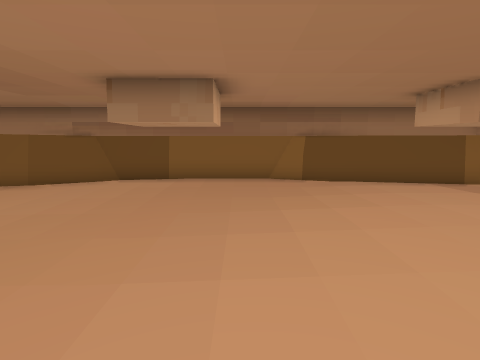
[1] (above)

16 first-person views from a walk through a 3-D level made in the Godot game engine. The camera is 1.3 m above the floor, tilts 8° down and sees 80° across. The floor is counted in squares, 1 m on a side. Each view is taken from the middle of a square. On the plan, view 1 faces up. The plan holds only what a view shows up to about 13 squares ahead; the rest is blank. The place goes on beyond the plan.

[2]
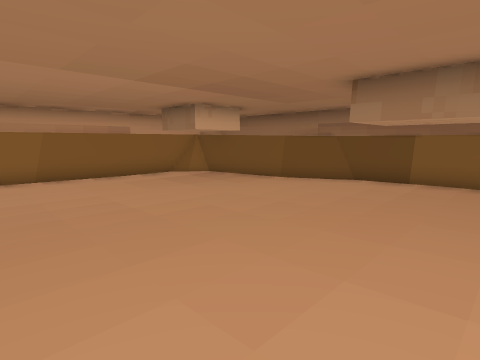

[3]
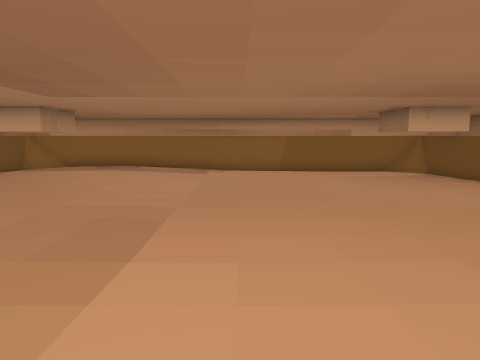

[4]
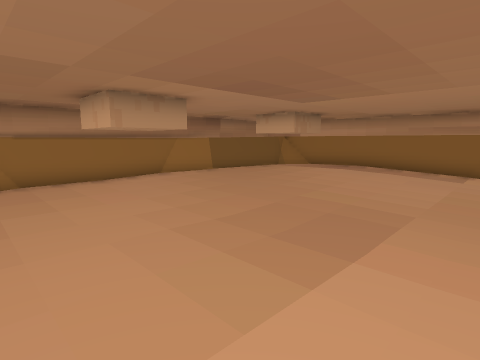

[5]
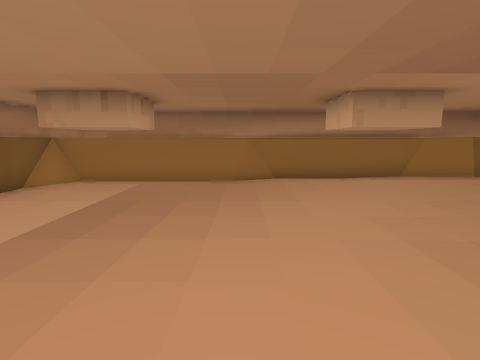

[6]
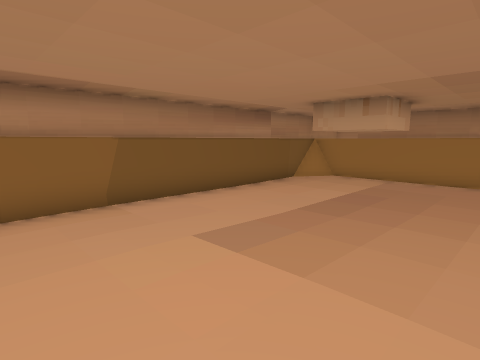

[7]
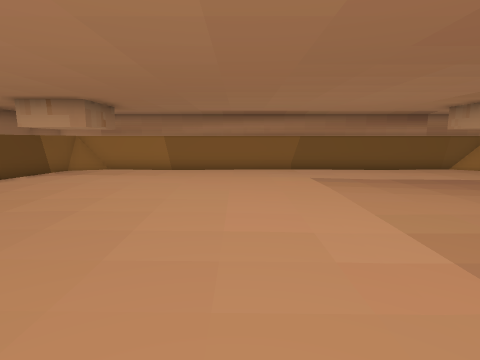

[8]
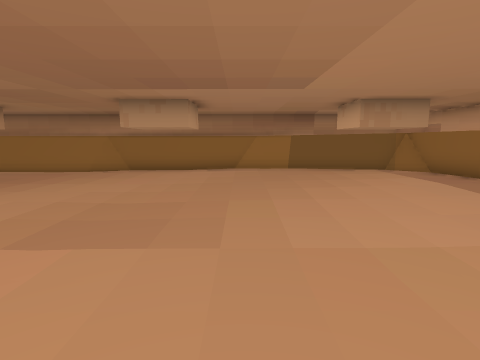

[9]
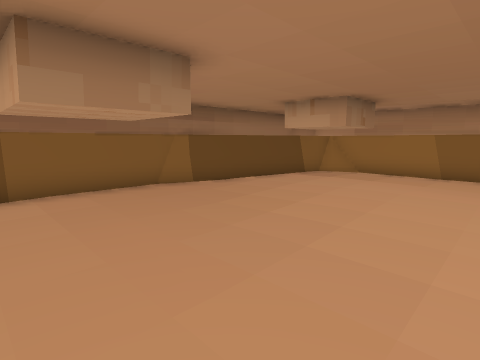

[10]
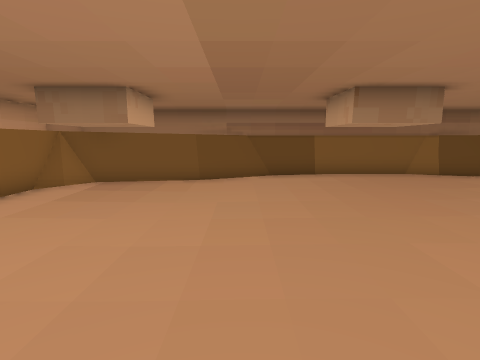

[11]
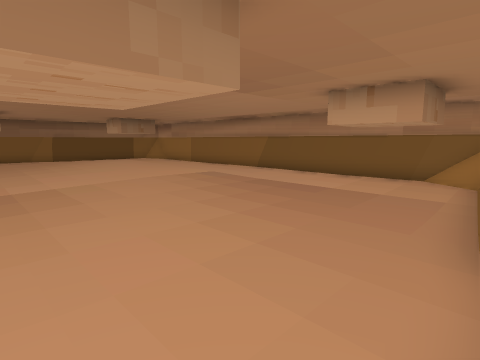

[12]
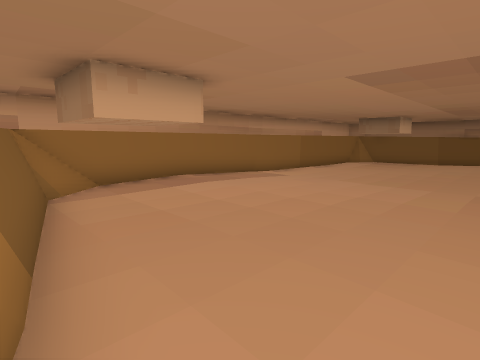

[13]
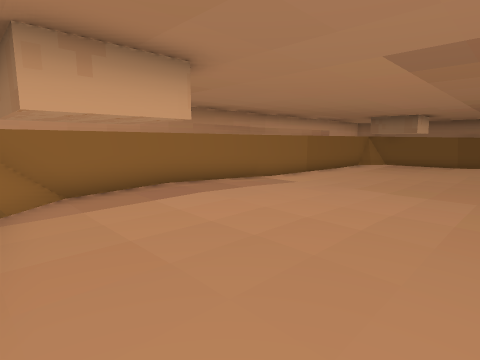

[14]
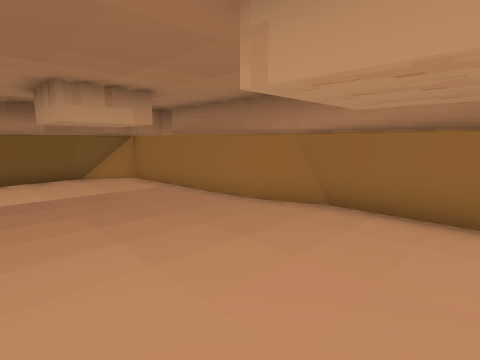

[15]
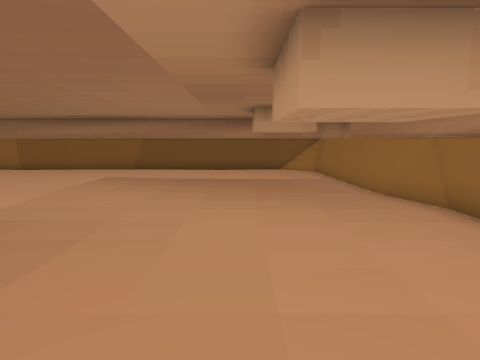

[16]
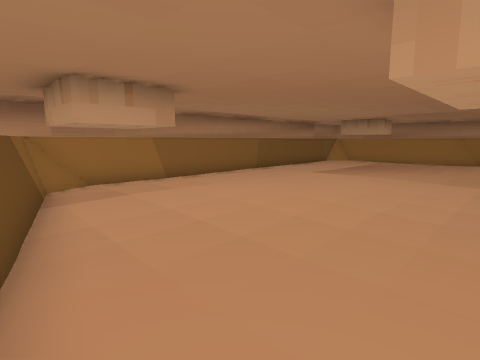

### Floor plan
Key: @ floor where view 1 was taken; # wall or solid block; . main floor; : floor 0.25 m higher than the main floor; / step, stairs or slope; = window, fence, low wall or low ledge; T thing the floor can be seen under or through.
Columns run from 11 left of view 1 to 8 right of it. Each row starts with its distance up from view 1.
 10       #########
  9    #####.....#####
  8   ##............####
  7 ####.....TT.....##.#
  6 #.##.....TT.....##.#
  5 #.............::...#
  4 #.............::...#
  3 #.............:....#
  2 #..................#
  1 #..................#
  0 #..........@.......#
 -1 #..................#
 -2 #..................#
 -3 #..................#
 -4 #::................#
 -5 #:::...............#
 -6 #:::...............#
 -7 #:##.....TT.....TT.#
 -8 ####.....TT.....TT.#
 -9   ##...............#
-10    ####/.....#######
-11      #########=

Positions as (right, up) in squares from view 1, and headings:
1: (0, 0), facing up
2: (0, 0), facing up-left
3: (2, 0), facing left
4: (2, 0), facing down-left
5: (2, 0), facing down
6: (2, 1), facing down-right
7: (-4, 1), facing right
8: (-4, 2), facing down
9: (-3, 2), facing up-right
10: (-5, -1), facing up
11: (-2, -10), facing up-right
12: (-3, -10), facing up-left
13: (-4, -9), facing up-left
14: (-2, -5), facing down-right
15: (-5, -6), facing right
16: (-1, 9), facing down-right
